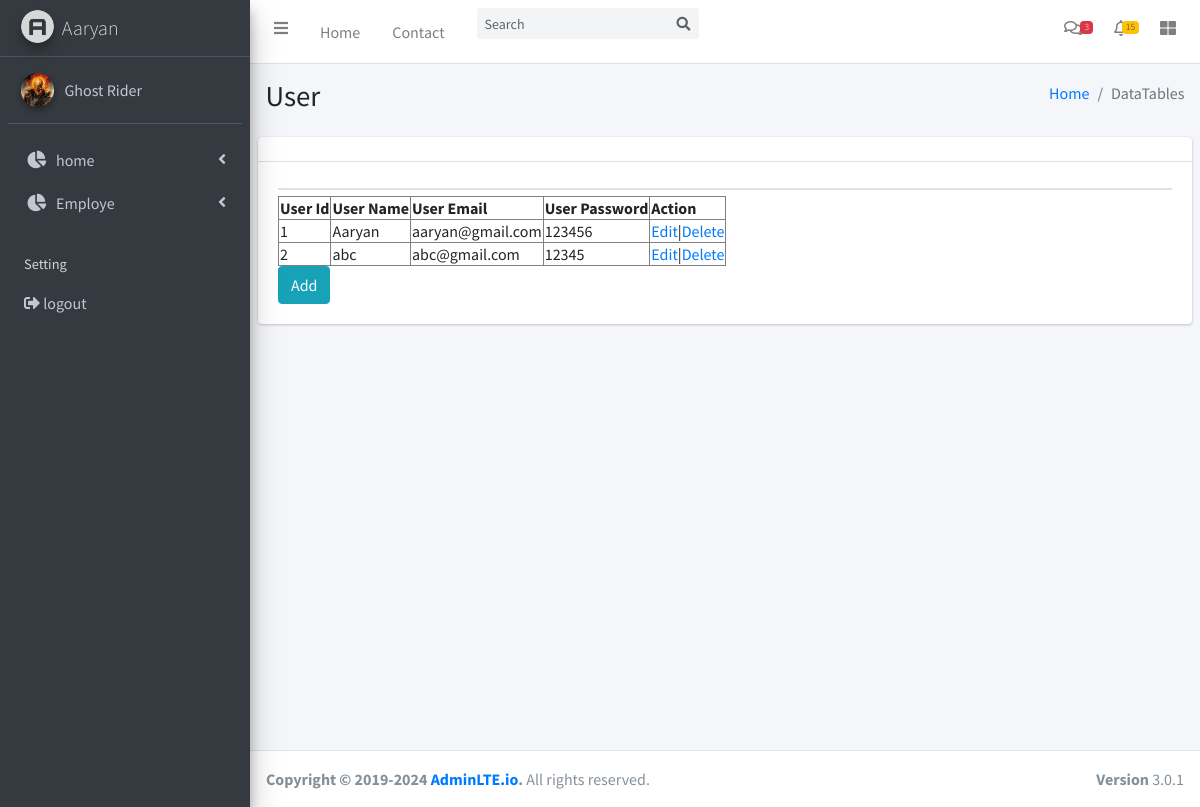
/adminLTE-theme/user.php, run on the app's committed database.
### tables this page shows
CREATE TABLE `tbl_user` (
  `user_id` int(11) NOT NULL,
  `user_name` varchar(50) NOT NULL,
  `user_email` varchar(50) NOT NULL,
  `user_password` varchar(50) NOT NULL
);

### adminLTE-theme/user.php (the view, shortened to what this page needs)
<?php
require './at_class1.php';
?>
<!DOCTYPE html>
<html>
<head>
    <link rel="stylesheet" href="plugins/fontawesome-free/css/all.min.css">
    <link rel="stylesheet" href="https://code.ionicframework.com/ionicons/2.0.1/css/ionicons.min.css">
    <link rel="stylesheet" href="plugins/datatables-bs4/css/dataTables.bootstrap4.css">
    <link rel="stylesheet" href="dist/css/adminlte.min.css">
</head>
<body class="hold-transition sidebar-mini">
    <div class="wrapper">
        <?php
        include './topmenu.php';
        ?>
        <?php
        include './sidebar.php'
        ?>
        <div class="content-wrapper">
            <section class="content-header">
                <div class="container-fluid">
                    <div class="row mb-2">
                        <div class="col-sm-6">
                            <h1>User</h1>
                        </div>
                        <div class="col-sm-6">
                            <ol class="breadcrumb float-sm-right">
                                <li class="breadcrumb-item"><a href="#">Home</a></li>
                                <li class="breadcrumb-item active">DataTables</li>
                            </ol>
                        </div>
                    </div>
                </div>
            </section>
            <section class="content">
                <div class="row">
                    <div class="col-12">
                        <div class="card">
                            <div class="card-header">
                            </div>
                            <div class="card-body">
                                <table id="example1" class="table table-bordered table-striped">
                                    <thead>
                                        <tr>
                                            <table border='1'>
                                                <tr>
                                                    <th>User Id</th>
                                                    <th>User Name</th>
                                                    <th>User Email</th>
                                                    <th>User Password</th>
                                                    <th>Action</th>
                                                </tr>
                                    </thead>
                                    <tbody>
                                        <?php
                                        $q = mysqli_query($connection, "select *from tbl_user") or die(mysqli_error($connection));
                                        while ($row = mysqli_fetch_array($q)) {
                                            echo "<tr>";
                                            echo "<td>{$row['user_id']}</td>";
                                            echo "<td>{$row['user_name']}</td>";
                                            echo "<td>{$row['user_email']}</td>";
                                            echo "<td>{$row['user_password']}</td>";
                                            echo "<td><a href='edit5.php?eid={$row['user_id']}'>Edit</a>|<a href='user.php?did={$row['user_id']}'onclick='return confirmDelete()'>Delete</a></td>";
                                            echo "</tr>";
                                        }
                                        ?>
                                    </tbody>
                                </table>
                                <button type="button" onclick="window.location='addUser.php';" class="btn btn-info">Add</button>
                            </div>
                        </div>
                    </div>
                </div>
            </section>
        </div>
        <footer class="main-footer">
            <div class="float-right d-none d-sm-block">
                <b>Version</b> 3.0.1
            </div>
            <strong>Copyright &copy; 2019-2024 <a href="http://adminlte.io">AdminLTE.io</a>.</strong> All rights
            reserved.
        </footer>
    </div>
</body>
</html>

### data on the page
tbl_user: user_id "1", user_name "Aaryan", user_email "aaryan@gmail.com", user_password "123456"
tbl_user: user_id "2", user_name "abc", user_email "abc@gmail.com", user_password "12345"
